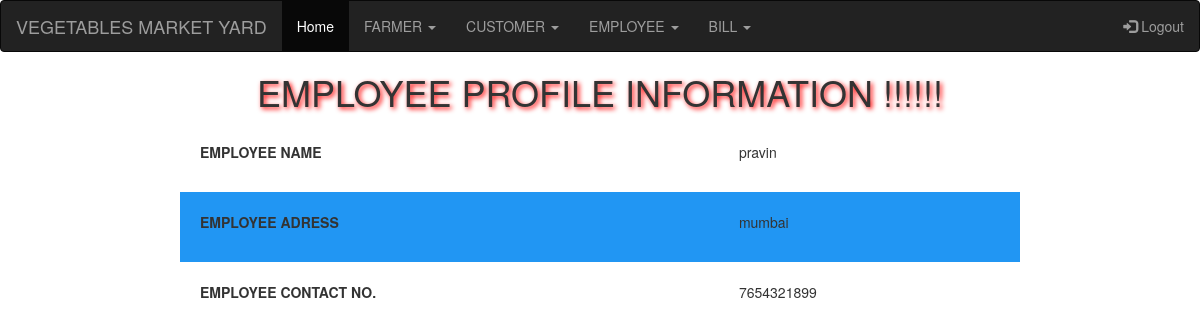
/view_employee.php?id=5 (signed in), run on the app's committed database.
### tables this page shows
CREATE TABLE IF NOT EXISTS `employee` (
`eno` int(20) NOT NULL,
  `salary` int(15) NOT NULL,
  `ename` varchar(20) NOT NULL,
  `eadd` varchar(20) NOT NULL,
  `mno` varchar(20) NOT NULL
);

### view_employee.php (the view, shortened to what this page needs)
?><?php
 include("includes/connect.php");
?>
<!DOCTYPE html PUBLIC "-//W3C//DTD XHTML 1.0 Transitional//EN" "http://www.w3.org/TR/xhtml1/DTD/xhtml1-transitional.dtd">
<html xmlns="http://www.w3.org/1999/xhtml">
<head>
</head>
<?php
 include("navbar.php");
?>
<h1 style="; /* [disabled]background-color:#2196F3; */"><center>EMPLOYEE PROFILE INFORMATION !!!!!!</center></h1>
<body>
<?php
 include("includes/connect.php");
 if(isset($_GET['id']))
{
	$view_id = $_GET['id'];
 $result = mysqli_query($con,$result = "select * from employee where eno='$view_id'");
	 while($row = mysqli_fetch_array($result))
{
	$ename = $row["ename"];
	$eadd = $row["eadd"];
	$mno = $row["mno"];
?>
<table width="65%" align="center" cellpadding="5" cellspacing="15">
<tr><td>
<p><b>EMPLOYEE NAME</b></td><td>&nbsp;&nbsp;<?php echo $ename; ?></p></td> </tr>
<tr><td>
<p><b>EMPLOYEE ADRESS</b></td><td>&nbsp;&nbsp;<?php echo $eadd; ?></p></td> </tr>
<tr><td>
<p><b>EMPLOYEE CONTACT NO.</b></td><td>&nbsp;&nbsp;<?php echo $mno; ?></p>
</table>
<?php } }?>
</body>
</html>

### view_employee.php (style rules this page uses)
h1 { text-shadow: 2px 2px 5px red; text-align:center; font-family:"Lucida Sans Unicode", "Lucida Grande", sans-serif; border:5px; margin-bottom:30px; }
table { border-collapse: collapse; width: 70%; margin-left:15%; }
th, td { text-align: left; padding: 20px; }
tr:nth-child(even) { background-color: #2196F3 }

### data on the page
employee: ename "pravin", eadd "mumbai", mno "7654321899"
